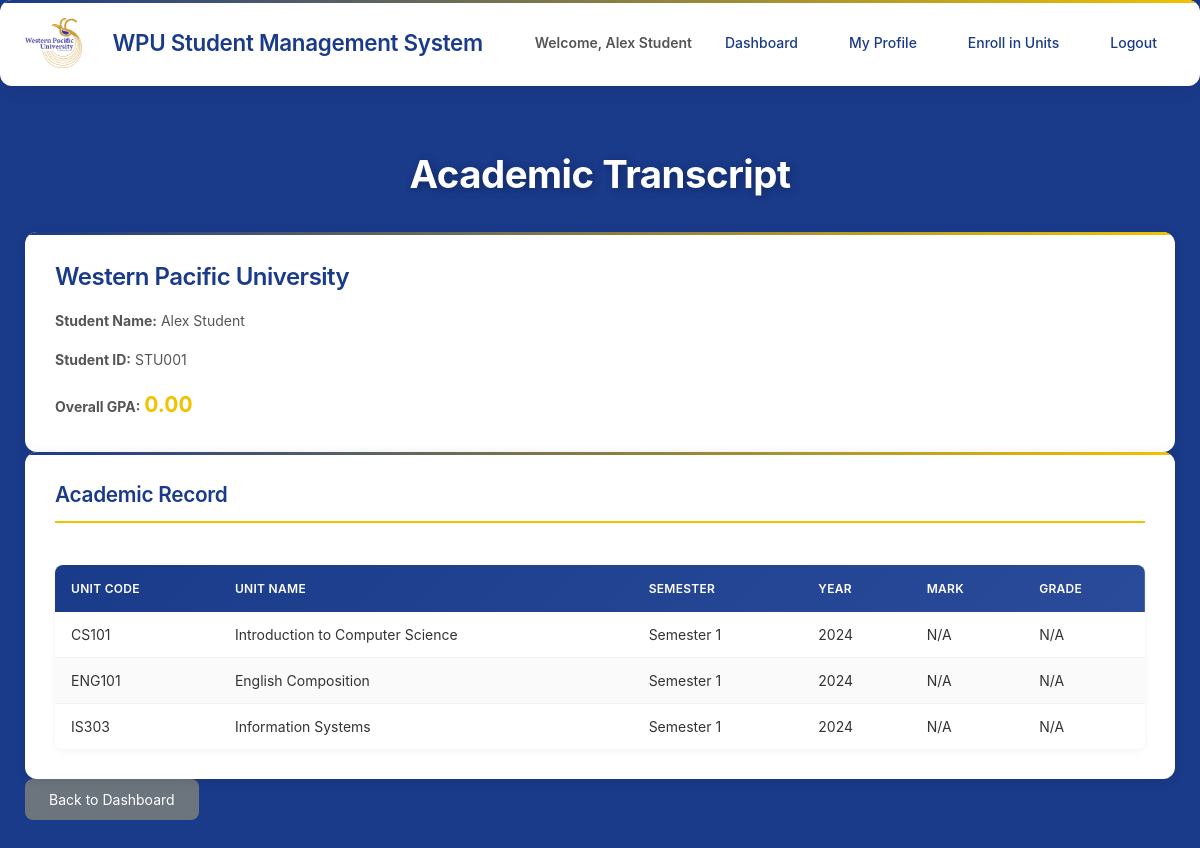
The app's page /transcript.php (signed in) with its own data.
### tables this page shows
CREATE TABLE students (
    student_id VARCHAR(20) PRIMARY KEY,
    name VARCHAR(100) NOT NULL,
    gender ENUM('Male', 'Female', 'Other') NOT NULL,
    address TEXT,
    contact_number VARCHAR(20),
    email VARCHAR(100) UNIQUE NOT NULL,
    password VARCHAR(255) NOT NULL,
    created_at TIMESTAMP DEFAULT CURRENT_TIMESTAMP
);

CREATE TABLE enrollments (
    enrollment_id INT AUTO_INCREMENT PRIMARY KEY,
    student_id VARCHAR(20) NOT NULL,
    offering_id INT NOT NULL,
    mark DECIMAL(5,2),
    grade VARCHAR(2),
    enrollment_date TIMESTAMP DEFAULT CURRENT_TIMESTAMP,
    FOREIGN KEY (student_id) REFERENCES students(student_id) ON DELETE CASCADE,
    FOREIGN KEY (offering_id) REFERENCES unit_offerings(offering_id) ON DELETE CASCADE,
    UNIQUE KEY unique_enrollment (student_id, offering_id)
);

CREATE TABLE units (
    unit_code VARCHAR(20) PRIMARY KEY,
    unit_name VARCHAR(100) NOT NULL,
    description TEXT
);

CREATE TABLE unit_offerings (
    offering_id INT AUTO_INCREMENT PRIMARY KEY,
    unit_code VARCHAR(20) NOT NULL,
    semester VARCHAR(20) NOT NULL,
    year INT NOT NULL,
    FOREIGN KEY (unit_code) REFERENCES units(unit_code) ON DELETE CASCADE,
    UNIQUE KEY unique_offering (unit_code, semester, year)
);

### config/database.php (called while the page is built, shortened)
<?php
$db_host = "localhost:3307";
$db_username = "root";
$db_password = "";
$db_name = "wpu";
function getDBConnection() {
    global $db_host, $db_username, $db_password, $db_name;
    $db_database = $db_name;
    $conn = new mysqli($db_host, $db_username, $db_password);
    $conn->select_db($db_database);
    $conn->set_charset("utf8mb4");
    return $conn;
}
function calculateGPA($student_id) {
    $conn = getDBConnection();
    $sql = "SELECT mark FROM enrollments e
            JOIN students s ON e.student_id = s.student_id
            WHERE s.student_id = ? AND e.mark IS NOT NULL";
    $stmt = $conn->prepare($sql);
    $stmt->bind_param("s", $student_id);
    $stmt->execute();
    $result = $stmt->get_result();
    $total_marks = 0;
    $count = 0;
    if ($count == 0) {
        return 0.00;
    }
    $gpa = ($total_marks / $count) / 25.0;
    return round($gpa, 2);
}
?>

### transcript.php (the view, shortened to what this page needs)
<?php
require_once __DIR__ . '/config/database.php';
$student_id = $_SESSION['user_id'];
$conn = getDBConnection();
$sql = "SELECT u.unit_code, u.unit_name, uo.semester, uo.year, e.mark, e.grade, e.enrollment_date
        FROM enrollments e
        JOIN unit_offerings uo ON e.offering_id = uo.offering_id
        JOIN units u ON uo.unit_code = u.unit_code
        WHERE e.student_id = ?
        ORDER BY uo.year DESC, uo.semester, u.unit_code";
$stmt = $conn->prepare($sql);
$stmt->bind_param("s", $student_id);
$stmt->execute();
$transcript = $stmt->get_result()->fetch_all(MYSQLI_ASSOC);
$gpa = calculateGPA($student_id);
$sql = "SELECT name, student_id FROM students WHERE student_id = ?";
$stmt = $conn->prepare($sql);
$stmt->bind_param("s", $student_id);
$stmt->execute();
$student = $stmt->get_result()->fetch_assoc();
?>
<!DOCTYPE html>
<html lang="en">
<head>
    <link rel="stylesheet" href="assets/css/style.css">
</head>
<body>
    <nav class="navbar">
        <div class="nav-container">
            <div class="nav-logo">
                <img src="assets/image/WPU-Logo-Main.png" alt="WPU Logo" class="navbar-logo">
            </div>
            <h2>WPU Student Management System</h2>
            <div class="nav-links">
                <span>Welcome, <?php echo htmlspecialchars($_SESSION['user_name']); ?></span>
                <a href="dashboard.php">Dashboard</a>
                <a href="profile.php">My Profile</a>
                <a href="enroll.php">Enroll in Units</a>
                <a href="logout.php">Logout</a>
            </div>
        </div>
    </nav>
    <div class="container">
        <h1>Academic Transcript</h1>
        <div class="card">
            <h2>Western Pacific University</h2>
            <p><strong>Student Name:</strong> <?php echo htmlspecialchars($student['name']); ?></p>
            <p><strong>Student ID:</strong> <?php echo htmlspecialchars($student['student_id']); ?></p>
            <p><strong>Overall GPA:</strong> <span class="gpa"><?php echo number_format($gpa, 2); ?></span></p>
        </div>
        <div class="card">
            <h3>Academic Record</h3>
            <?php if (count($transcript) > 0): ?>
                <table class="data-table">
                    <thead>
                        <tr>
                            <th>Unit Code</th>
                            <th>Unit Name</th>
                            <th>Semester</th>
                            <th>Year</th>
                            <th>Mark</th>
                            <th>Grade</th>
                        </tr>
                    </thead>
                    <tbody>
                        <?php foreach ($transcript as $record): ?>
                            <tr>
                                <td><?php echo htmlspecialchars($record['unit_code']); ?></td>
                                <td><?php echo htmlspecialchars($record['unit_name']); ?></td>
                                <td><?php echo htmlspecialchars($record['semester']); ?></td>
                                <td><?php echo htmlspecialchars($record['year']); ?></td>
                                <td><?php echo $record['mark'] !== null ? htmlspecialchars($record['mark']) : 'N/A'; ?></td>
                                <td><?php echo $record['grade'] ? htmlspecialchars($record['grade']) : 'N/A'; ?></td>
                            </tr>
                        <?php endforeach; ?>
                    </tbody>
                </table>
            <?php else: ?>
                <p>No academic records found.</p>
            <?php endif; ?>
        </div>
        <a href="dashboard.php" class="btn btn-secondary">Back to Dashboard</a>
    </div>
</body>
</html>

### assets/css/style.css (style rules this page uses)
* { margin: 0; padding: 0; box-sizing: border-box; }
body { font-family: -apple-system, BlinkMacSystemFont, 'Segoe UI', 'Roboto', 'Oxygen', 'Ubuntu', 'Cantarell', 'Fira Sans', 'Droid Sans', 'Helvetica Neue', sans-serif; background: #1A3A8A; min-height: 100vh; padding: 0; margin: 0; color: #333; -webkit-font-smoothing: antialiased; -moz-osx-font-smoothing: grayscale; }
.container { width: 100%; max-width: 1400px; margin: 0 auto; padding: 30px 25px; }
.navbar { background: #fff; box-shadow: 0 4px 20px rgba(0,0,0,0.08), 0 0 0 1px rgba(0,0,0,0.04); margin-bottom: 35px; border-radius: 12px; padding: 18px 25px; position: relative; overflow: hidden; }
.navbar::before { content: ''; position: absolute; top: 0; left: 0; right: 0; height: 3px; background: linear-gradient(90deg, #1A3A8A 0%, #F2C100 100%); }
.nav-container { display: flex; justify-content: space-between; align-items: center; flex-wrap: wrap; gap: 15px; }
.nav-logo { display: flex; align-items: center; flex-shrink: 0; }
.navbar-logo { max-height: 50px; max-width: 120px; width: auto; height: auto; object-fit: contain; margin-right: 15px; display: block; }
.navbar h2 { color: #1A3A8A; margin: 0; flex: 1; min-width: 200px; font-size: 1.4em; font-weight: 600; letter-spacing: -0.3px; }
.nav-links { display: flex; gap: 15px; align-items: center; flex-wrap: wrap; }
.nav-links a { color: #1A3A8A; text-decoration: none; padding: 10px 18px; border-radius: 8px; transition: all 0.3s cubic-bezier(0.4, 0, 0.2, 1); font-weight: 500; font-size: 14px; position: relative; }
.nav-links span { color: #555; font-weight: 600; font-size: 14px; padding: 8px 0; }
.card { background: white; padding: 30px; border-radius: 12px; box-shadow: 0 2px 12px rgba(0,0,0,0.1); margin-bottom: 0; transition: all 0.3s cubic-bezier(0.4, 0, 0.2, 1); position: relative; overflow: hidden; display: flex; flex-direction: column; }
.card::before { content: ''; position: absolute; top: 0; left: 0; right: 0; height: 3px; background: linear-gradient(90deg, #1A3A8A 0%, #F2C100 100%); }
.card h3 { color: #1A3A8A; margin-bottom: 22px; border-bottom: 2px solid #F2C100; padding-bottom: 14px; font-size: 1.3em; font-weight: 600; letter-spacing: -0.3px; flex-shrink: 0; }
.card h2 { color: #1A3A8A; margin-bottom: 18px; font-size: 1.5em; font-weight: 600; letter-spacing: -0.5px; }
.card p { color: #555; line-height: 1.7; font-size: 14px; margin-bottom: 15px; }
.card p:last-child { margin-bottom: 0; }
.btn { display: inline-block; padding: 10px 20px; border: none; border-radius: 5px; cursor: pointer; text-decoration: none; font-size: 14px; transition: all 0.3s; text-align: center; }
.btn-secondary { background: #6c757d; color: white; border-radius: 8px; transition: all 0.3s cubic-bezier(0.4, 0, 0.2, 1); padding: 12px 24px; }
.data-table { width: 100%; border-collapse: separate; border-spacing: 0; margin-top: 20px; border-radius: 8px; overflow: hidden; box-shadow: 0 2px 8px rgba(0,0,0,0.05); }
.data-table thead { background: linear-gradient(135deg, #1A3A8A 0%, #2A4A9A 100%); color: white; }
.data-table th { padding: 16px; text-align: left; font-weight: 600; font-size: 14px; letter-spacing: 0.3px; text-transform: uppercase; font-size: 12px; }
.data-table td { padding: 14px 16px; text-align: left; border-bottom: 1px solid #f0f0f0; font-size: 14px; }
.data-table tbody tr { transition: all 0.2s ease; }
.data-table tbody tr:last-child td { border-bottom: none; }
.data-table tbody tr:nth-child(even) { background: #fafafa; }
.gpa { font-size: 1.5em; font-weight: bold; color: #F2C100; }
h1 { color: white; margin-bottom: 35px; text-shadow: 2px 2px 8px rgba(0,0,0,0.3); font-size: 2.4em; font-weight: 700; letter-spacing: -0.5px; text-align: center; }

### records on screen
students: name "Alex Student", student_id "STU001"
enrollments: units.unit_code "CS101", units.unit_name "Introduction to Computer Science", offering.semester "Semester 1", offering.year "2024", shows "N/A"
enrollments: units.unit_code "ENG101", units.unit_name "English Composition", offering.semester "Semester 1", offering.year "2024", shows "N/A"
enrollments: units.unit_code "IS303", units.unit_name "Information Systems", offering.semester "Semester 1", offering.year "2024", shows "N/A"

### other values on screen
$_SESSION['user_name'] "Alex Student"
$gpa "0.00"
